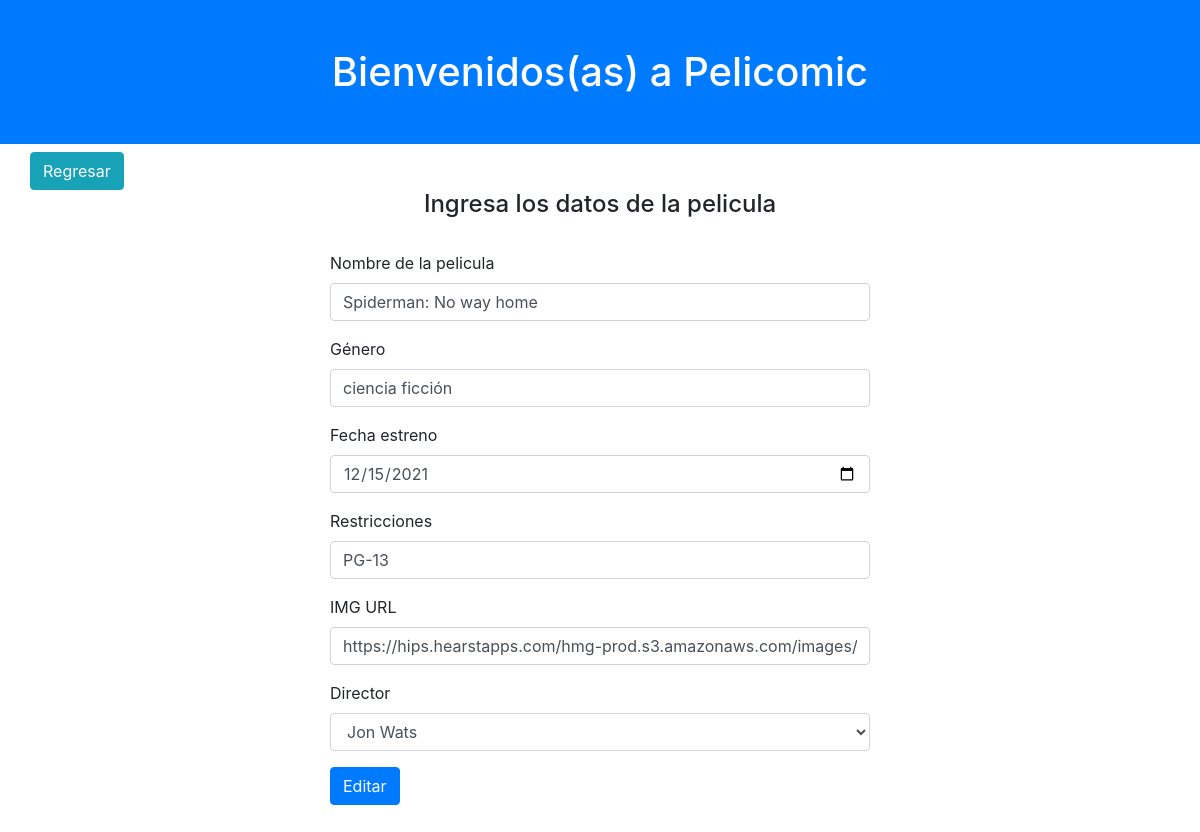
/actualizar.php?id=1, run on an earlier commit of the app's database.
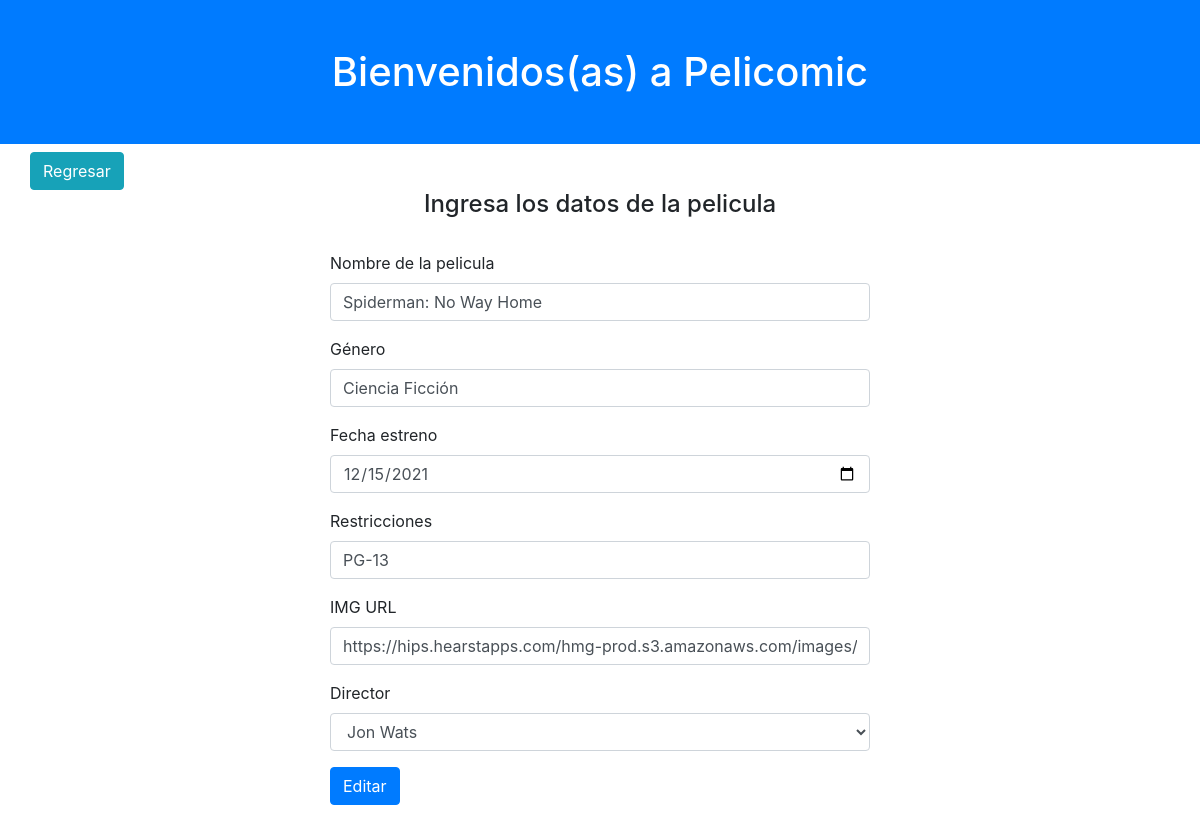
And on a later commit of the database.
### tables this page shows
CREATE TABLE `peliculas` (
  `peli_id` int(10) UNSIGNED NOT NULL,
  `peli_nombre` varchar(255) NOT NULL COMMENT 'aqui va el nombre de la  pelicula',
  `peli_genero` varchar(100) NOT NULL,
  `peli_fecha_estreno` date NOT NULL,
  `peli_restricciones` varchar(20) NOT NULL COMMENT 'ejem PG = publico en general',
  `peli_dire_id` int(10) UNSIGNED DEFAULT NULL,
  `peli_img` text DEFAULT NULL
);

### actualizar.php (the view, shortened to what this page needs)
<?php include "conexion.php"; ?>
<!DOCTYPE html>
<html lang="es">
<head>
    <link rel="stylesheet" href="https://cdnjs.cloudflare.com/ajax/libs/bootstrap/4.6.1/css/bootstrap.min.css" />
</head>
<body>
    <h1 class="text-center pt-5 pb-5 bg-primary text-white">Bienvenidos(as) a Pelicomic</h1>
    <section class="container">
        <div class="row">
            <a href="./" class="btn btn-info">Regresar</a>
        </div>
        <div class="row justify-content-center">
            <h4 class="text-center col-md-12">Ingresa los datos de la pelicula</h4>
            <?php
                if(isset($_GET['id'])){
                    $peli_id = $_GET['id'];
                    $query = "SELECT * FROM peliculas WHERE peli_id = {$peli_id}";
                    $queryRes = mysqli_query($conexion, $query);
                    $fila = mysqli_fetch_array($queryRes);
                }
            ?>
            <form class="col-md-6 mt-4 pb-5" method="post">
                <div class="form-group">
                    <label for="peli_nombre">Nombre de la pelicula</label>
                    <input type="text" class="form-control" id="peli_nombre" name="peli_nombre" value="<?php echo $fila['peli_nombre']; ?>">
                </div>
                <div class="form-group">
                    <label for="peli_genero">Género</label>
                    <input type="text" class="form-control" id="peli_genero" name="peli_genero" value="<?php echo $fila['peli_genero']; ?>">
                </div>
                <div class="form-group">
                    <label for="peli_fecha_estreno">Fecha estreno</label>
                    <input type="date" class="form-control" id="peli_fecha_estreno" name="peli_fecha_estreno" value="<?php echo $fila['peli_fecha_estreno']; ?>">
                </div>
                <div class="form-group">
                    <label for="peli_restricciones">Restricciones</label>
                    <input type="text" class="form-control" id="peli_restricciones" name="peli_restricciones" value="<?php echo $fila['peli_restricciones']; ?>">
                </div>
                <div class="form-group">
                    <label for="peli_img">IMG URL</label>
                    <input type="text" class="form-control" id="peli_img" name="peli_img" value="<?php echo $fila['peli_img']; ?>">
                </div>
                <div class="form-group">
                    <label for="peli_dire_id">Director</label>
                    <select name="peli_dire_id" id="peli_dire_id" class="form-control">
                        <?php
                            $queryDire = "SELECT * FROM directores";
                            $queryDireRes = mysqli_query($conexion, $queryDire);
                            while($filaDire = mysqli_fetch_array($queryDireRes)){
                                $dire_id = $filaDire['dire_id'];
                                $director = $filaDire['dire_nombres'] . " " . $filaDire['dire_apellidos'];
                                if($dire_id == $fila['peli_dire_id']){
                                    ?>
                                        <option value="<?php echo $dire_id; ?>" selected><?php echo $director; ?></option>
                                <?php }
                                else {
                                    ?>
                                        <option value="<?php echo $dire_id; ?>"><?php echo $director; ?></option>
                                <?php }
                            }
                        ?>
                    </select>
                </div>
                <div class="form-group">
                    <input type="submit" value="Editar" class="btn btn-primary" name="editar">
                </div>
            </form>
        </div>
    </section>
</body>
</html>

What changed in the data, as far as the page shows it:
changed peliculas "PG-13": peli_nombre "Spiderman: No way home" → "Spiderman: No Way Home"; peli_genero "ciencia ficción" → "Ciencia Ficción"
